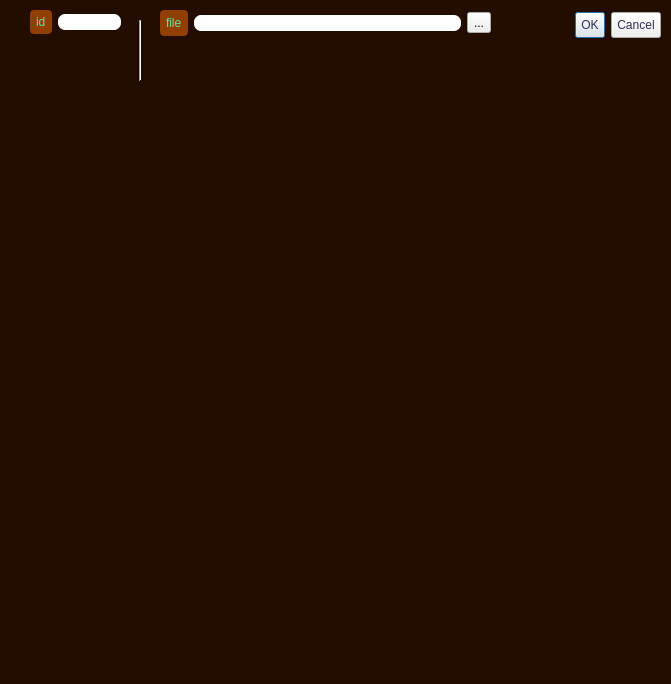
<?xml version="1.0" encoding="UTF-8"?>
<ui version="4.0">
 <class>DialogAddRecord</class>
 <widget class="QDialog" name="DialogAddRecord">
  <property name="geometry">
   <rect>
    <x>0</x>
    <y>0</y>
    <width>671</width>
    <height>684</height>
   </rect>
  </property>
  <property name="windowTitle">
   <string>Add/Modify record</string>
  </property>
  <property name="styleSheet">
   <string notr="true">#DialogAddRecord{
	color: #f56f18;
	background: QLinearGradient(x1: 0, y1: 0, x2: 0, y2: 1, stop: 0 #220d00, stop: 1 #220d00);
	background-image:url(:/new/prefix1/background.png);
	 background-repeat: repeat-x;


}

QLabel{
/*	color:#61e49c;*/
border-radius: 4;
color:#61e49c;
background-color: #923f07; 
padding: 3px;
}


QPushButton {
/*	color:#494b7a;*/
	color:#2f304f;
    border-width: 7x;
 /*   border-image: url(:/new/prefix1/button.png) 4 4 4 4 stretch stretch;*/
/*border-image:url(:/new/prefix1/button.png) stretch stretch;*/
border-image:url(:/new/images/button2.png);

	}

QPushButton:hover{
	color:#5d609c;
	border-image: url(:/new/images/button2Nac.png)  stretch stretch;;

}

QLineEdit{
border-style: solid;
border-radius: 7;
}
QPlainTextEdit{
background: QLinearGradient(x1: 0, y1: 0, x2: 0, y2: 1, stop: 0 #999999, stop: .01 #aaaaaa,stop: .1 #eeeeee, stop: 0.7 #ffffff, stop: 1 #eeeeee);
border-style: solid;
border-radius: 7;
}



QPlainTextEdit:focus{
	background-color:#ffffff;
}







</string>
  </property>
  <widget class="QDialogButtonBox" name="buttonBox">
   <property name="geometry">
    <rect>
     <x>530</x>
     <y>10</y>
     <width>131</width>
     <height>31</height>
    </rect>
   </property>
   <property name="styleSheet">
    <string notr="true">* {
padding:5px;
}</string>
   </property>
   <property name="locale">
    <locale language="English" country="UnitedStates"/>
   </property>
   <property name="orientation">
    <enum>Qt::Horizontal</enum>
   </property>
   <property name="standardButtons">
    <set>QDialogButtonBox::Cancel|QDialogButtonBox::Ok</set>
   </property>
  </widget>
  <widget class="Line" name="line">
   <property name="geometry">
    <rect>
     <x>120</x>
     <y>20</y>
     <width>41</width>
     <height>61</height>
    </rect>
   </property>
   <property name="orientation">
    <enum>Qt::Vertical</enum>
   </property>
  </widget>
  <widget class="QWidget" name="horizontalLayoutWidget">
   <property name="geometry">
    <rect>
     <x>160</x>
     <y>10</y>
     <width>331</width>
     <height>26</height>
    </rect>
   </property>
   <layout class="QHBoxLayout" name="horizontalLayout_2">
    <item>
     <widget class="QLabel" name="label_4">
      <property name="text">
       <string>file</string>
      </property>
     </widget>
    </item>
    <item>
     <widget class="QLineEdit" name="lineEdit_2"/>
    </item>
    <item>
     <widget class="QToolButton" name="toolButton">
      <property name="text">
       <string>...</string>
      </property>
     </widget>
    </item>
   </layout>
  </widget>
  <widget class="QWidget" name="horizontalLayoutWidget_2">
   <property name="geometry">
    <rect>
     <x>30</x>
     <y>10</y>
     <width>91</width>
     <height>24</height>
    </rect>
   </property>
   <layout class="QHBoxLayout" name="horizontalLayout_3">
    <item>
     <widget class="QLabel" name="label">
      <property name="text">
       <string>id</string>
      </property>
     </widget>
    </item>
    <item>
     <widget class="QLineEdit" name="lineEdit"/>
    </item>
   </layout>
  </widget>
 </widget>
 <resources/>
 <connections>
  <connection>
   <sender>buttonBox</sender>
   <signal>accepted()</signal>
   <receiver>DialogAddRecord</receiver>
   <slot>accept()</slot>
   <hints>
    <hint type="sourcelabel">
     <x>248</x>
     <y>254</y>
    </hint>
    <hint type="destinationlabel">
     <x>157</x>
     <y>274</y>
    </hint>
   </hints>
  </connection>
  <connection>
   <sender>buttonBox</sender>
   <signal>rejected()</signal>
   <receiver>DialogAddRecord</receiver>
   <slot>reject()</slot>
   <hints>
    <hint type="sourcelabel">
     <x>316</x>
     <y>260</y>
    </hint>
    <hint type="destinationlabel">
     <x>286</x>
     <y>274</y>
    </hint>
   </hints>
  </connection>
 </connections>
</ui>
